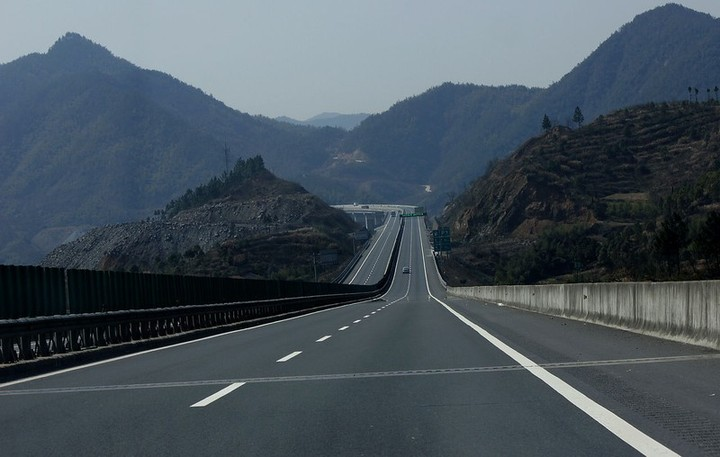
#> input picture highway.jpg, 720 x 457 px
$ jupyter execute lane-detection.ipynb
#> lines starting #> are read from the running program, lines starting #| are printed output that depends on the picture; after the words box and inside, x2 and y2 are one past the last pixel; in counts of white or black regions, pixels touching at a corner belong together
# 简单的车道线检测

##### 此notebook为首次尝试，主要目的熟悉使用opencv对图像做检测，选用了路况较为简单的高速路图片

[cell 1]
import matplotlib.pyplot as plt
import matplotlib.image as mplimg
import numpy as np
import cv2

## 1.原图

[cell 2]
img = mplimg.imread('highway.jpg')
#> img is the input picture: shape (457, 720, 3); mean R, G, B 71.3, 83.2, 92.4
plt.figure(figsize=(10,10))
plt.imshow(img)

## 2.灰度图

[cell 3]
'''
1.灰度图读出偏绿色，原因暂未知，如下代码可获得灰色图片：
    for i in range(375):
        for j in range(1242):
            img[i,j] = (img[i,j,0]+img[i,j,1]+img[i,j,2]) / 3
    print(img)
    plt.figure(figsize=(15,5))
    plt.imshow(img)
    gray = img
2.可用cv2.cvtColor()将原图转换为灰度图，但在做Canny edge detection时会报错"src_depth() == 0 in canny function"，原因暂未知。
'''

gray = cv2.imread('highway.jpg',cv2.IMREAD_GRAYSCALE)
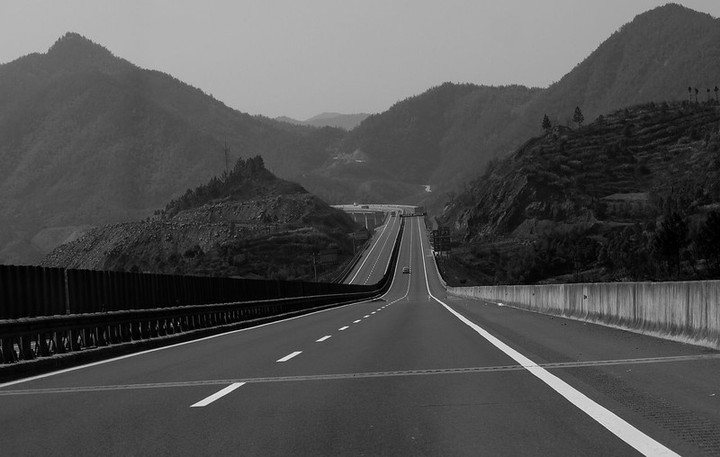
#> gray: shape (457, 720); min 0, max 248, mean 80.7
plt.figure(figsize=(10,10))
plt.imshow(gray)

## 3.高斯滤波

[cell 4]
blur_ksize = 5
blur_gray = cv2.GaussianBlur(gray, (blur_ksize, blur_ksize), 0, 0)
plt.figure(figsize=(10,10))
plt.imshow(blur_gray)

## 4.Canny边界检测

[cell 5]
canny_lthreshold = 10
canny_hthreshold = 150
edges = cv2.Canny(blur_gray, canny_lthreshold, canny_hthreshold)
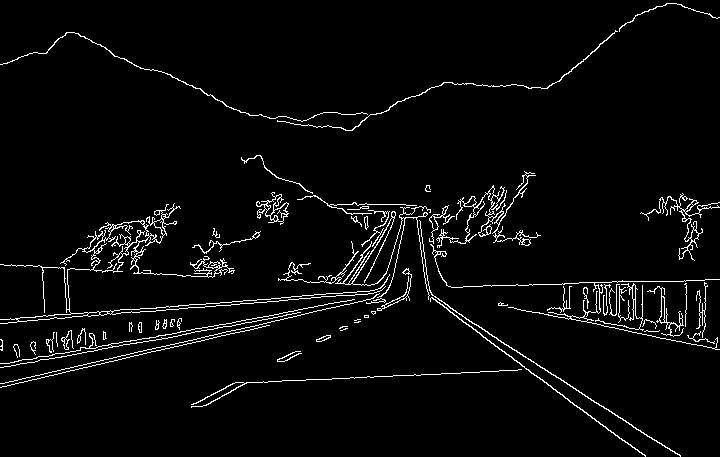
#> edges: shape (457, 720); 3.7% white in thin lines or dots
plt.figure(figsize=(10,10))
plt.imshow(edges)

## 5.Region of Interest (ROI)

[cell 6]
def roi_mask(img, vertices):

    mask = np.zeros_like(img)
    mask_color = 255
    cv2.fillPoly(mask,vertices,mask_color)
    masked_img = cv2.bitwise_and(img, mask)

    return masked_img

roi_vertices = np.array([[(0,edges.shape[0]),
                          (380,305),
                          (450,305),
                          (edges.shape[1],edges.shape[0])]])
roi_edges = roi_mask(edges, roi_vertices)
#> in roi_mask, `cv2.fillPoly(mask,vertices,mask_color)`:
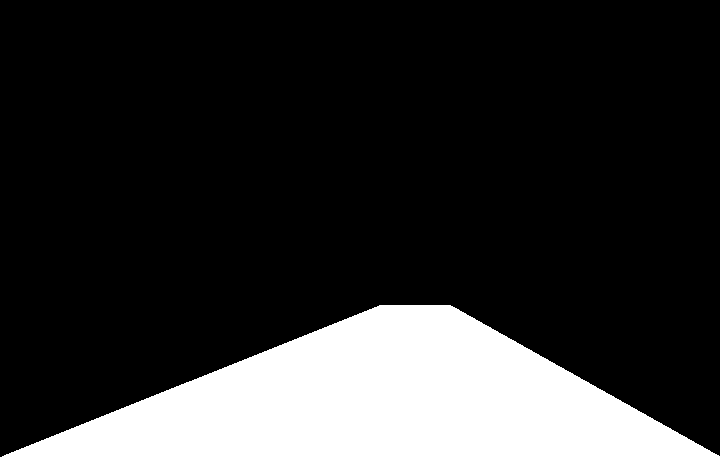
#> mask: shape (457, 720); 18.3% white; 1 white region, box (x1, y1, x2, y2) and area: (2, 305, 720, 457) 60136
#> in roi_mask, `masked_img = cv2.bitwise_and(img, mask)`:
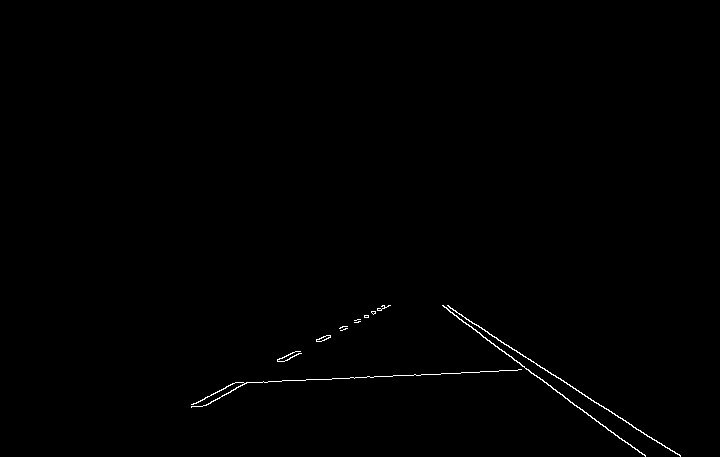
#> masked_img: shape (457, 720); 0.41% white in thin lines or dots, all inside (x1, y1, x2, y2) = (191, 305, 681, 457)

plt.figure(figsize=(10,10))
plt.imshow(roi_edges)

## 6.Hough Transformation

[cell 7]
rho = 1
theta = np.pi/180
threshold = 15
min_line_len = 40
max_line_gap = 20

def draw_lines(img, lines, color = (255, 0, 0), thickness = 2):
    for line in lines:
        for x1,y1,x2,y2 in line:
            cv2.line(img, (x1,y1), (x2,y2), color, thickness)

def hough_lines(img, rho, theta, threshold, min_line_len, max_line_gap):
    lines = cv2.HoughLinesP(img, rho, theta, threshold, np.array([]),
                            minLineLength=min_line_len,
                            maxLineGap=max_line_gap)
    print(lines.shape)
    print(img.shape)
    line_img = np.zeros((img.shape[0], img.shape[1], 3), dtype=np.uint8)
    draw_lines(line_img, lines)
    return line_img

line_img = hough_lines(roi_edges, rho, theta, threshold, min_line_len, max_line_gap)
#> in hough_lines, `lines = cv2.HoughLinesP(img, rho, theta, threshold, np.array([]), minL..`: lines = 14 rows, first 6: [302, 380, 544, 368], [447, 305, 675, 453], [504, 351, 639, 452], [442, 305, 619, 438], [278, 361, 389, 305], [193, 404, 236, 382]
#| (14, 1, 4)
#| (457, 720)
#> the loop in draw_lines, `for line in lines:` made 14 passes
#> line on passes 1 to 12: [[302, 380, 544, 368]], [[447, 305, 675, 453]], [[504, 351, 639, 452]], [[442, 305, 619, 438]], [[278, 361, 389, 305]], [[193, 404, 236, 382]], [[206, 405, 246, 382]], [[277, 361, 382, 305]], [[324, 340, 390, 305]], [[450, 308, 647, 436]], [[230, 384, 415, 374]], [[297, 351, 384, 305]]

plt.figure(figsize=(10,10))
plt.imshow(line_img)

## 7.对检测出的直线进行筛选和拟合

[cell 8]
def draw_fit_lines(img, lines, color = (255, 0, 0), thickness = 3):
    left_lines, right_lines = [], []
    for line in lines:
        for x1,y1,x2,y2 in line:
            k = (y2 - y1) / (x2 - x1)
            if k > 0:
                right_lines.append(line)
            else:
                left_lines.append(line)
    filtrate_lines(left_lines, 0.1)
    filtrate_lines(right_lines, 0.1)

    left_points = [(x1, y1) for line in left_lines for x1,y1,x2,y2 in line]
    left_points = left_points + [(x2, y2) for line in left_lines for x1,y1,x2,y2 in line]
    right_points = [(x1, y1) for line in right_lines for x1,y1,x2,y2 in line]
    right_points = right_points + [(x2, y2) for line in right_lines for x1,y1,x2,y2 in line]

    left_vtx = calc_lane_vertices(left_points, 310,img.shape[0])
    right_vtx = calc_lane_vertices(right_points, 310,img.shape[0])

    cv2.line(img, left_vtx[0], left_vtx[1], color, thickness)
    cv2.line(img, right_vtx[0], right_vtx[1], color, thickness)
    print('left_vtx:',left_vtx)
    print('right_vtx:',right_vtx)
def filtrate_lines(lines, threshold):
    slope = [(y2 - y1) / (x2 - x1) for line in lines for x1, y1, x2, y2 in line]
    while len(lines) > 0:
        mean = np.mean(slope)
        diff = [abs(s - mean) for s in slope]
        idx = np.argmax(diff)
        if diff[idx] > threshold:
            slope.pop(idx)
            lines.pop(idx)
        else:
            break

def calc_lane_vertices(point_list, ymin, ymax):
    x = [p[0] for p in point_list]
    y = [p[1] for p in point_list]
    fit = np.polyfit(y, x, 1)
    fit_fn = np.poly1d(fit)

    xmin = int(fit_fn(ymin))
    xmax = int(fit_fn(ymax))

    return [(xmin, ymin), (xmax, ymax)]

fit_img = np.zeros((img.shape[0], img.shape[1], 3), dtype=np.uint8)
lines = cv2.HoughLinesP(roi_edges, rho, theta, threshold, np.array([]),
                        minLineLength=min_line_len,
                        maxLineGap=max_line_gap)
draw_fit_lines(fit_img, lines)
#> the loop in draw_fit_lines, `for line in lines:` made 14 passes
#> after the loop in draw_fit_lines, `for line in lines:`: left_lines = [[[302, 380, 544, 368]], [[278, 361, 389, 305]], [[193, 404, 236, 382]], [[206, 405, 246, 382]], [[277, 361, 382, 305]], [[324, 340, 390, 305]], [[230, 384, 415, 374]], [[297, 351, 384, 305]], [[287, 360, 346, 326]]]; right_lines = [[[447, 305, 675, 453]], [[504, 351, 639, 452]], [[442, 305, 619, 438]], [[450, 308, 647, 436]], [[605, 426, 645, 456]]]
#> in filtrate_lines, `slope = [(y2 - y1) / (x2 - x1) for line in lines for x1, y1, x2, y2 in..`: slope = [-0.0496, -0.505, -0.512, -0.575, -0.533, -0.53, -0.0541, -0.529, -0.576]
#> the loop in filtrate_lines, `while len(lines) > 0:` made 3 passes
#> (mean, idx) on passes 1 to 2: (-0.429, 0), (-0.477, 5)
#> (mean, diff, idx) on pass 3: (-0.537, [0.0326, 0.0255, 0.0379, 0.00378, 0.00681, 0.00838, 0.0392], 6)
#> after the loop in filtrate_lines, `while len(lines) > 0:`: lines = [[[278, 361, 389, 305]], [[193, 404, 236, 382]], [[206, 405, 246, 382]], [[277, 361, 382, 305]], [[324, 340, 390, 305]], [[297, 351, 384, 305]], [[287, 360, 346, 326]]]; slope = [-0.505, -0.512, -0.575, -0.533, -0.53, -0.529, -0.576]
#> the loop in filtrate_lines (call 2), `while len(lines) > 0:` made 1 pass
#> (mean, diff, idx) on pass 1: (0.71, [0.0606, 0.0385, 0.0417, 0.0599, 0.0403], 0)
#> in draw_fit_lines, `left_points = [(x1, y1) for line in left_lines for x1,y1,x2,y2 in line]`: left_points = [(278, 361), (193, 404), (206, 405), (277, 361), (324, 340), (297, 351), (287, 360)]
#> in draw_fit_lines, `left_points = left_points + [(x2, y2) for line in left_lines for x1,y1..`: left_points = [(278, 361), (193, 404), (206, 405), (277, 361), (324, 340), (297, 351), (287, 360), (389, 305), (236, 382), (246, 382), (382, 305), (390, 305), (384, 305), (346, 326)]
#> in draw_fit_lines, `right_points = [(x1, y1) for line in right_lines for x1,y1,x2,y2 in li..`: right_points = [(447, 305), (504, 351), (442, 305), (450, 308), (605, 426)]
#> in draw_fit_lines, `right_points = right_points + [(x2, y2) for line in right_lines for x1..`: right_points = [(447, 305), (504, 351), (442, 305), (450, 308), (605, 426), (675, 453), (639, 452), (619, 438), (647, 436), (645, 456)]
#> in calc_lane_vertices, `x = [p[0] for p in point_list]`: x = [278, 193, 206, 277, 324, 297, 287, 389, 236, 246, 382, 390, 384, 346]
#> in calc_lane_vertices, `y = [p[1] for p in point_list]`: y = [361, 404, 405, 361, 340, 351, 360, 305, 382, 382, 305, 305, 305, 326]
#> in calc_lane_vertices, `fit = np.polyfit(y, x, 1)`: fit = [-1.88, 960.4]
#> in calc_lane_vertices, `xmin = int(fit_fn(ymin))`: xmin = 376
#> in calc_lane_vertices, `xmax = int(fit_fn(ymax))`: xmax = 99
#> in draw_fit_lines, `left_vtx = calc_lane_vertices(left_points, 310,img.shape[0])`: left_vtx = [(376, 310), (99, 457)]
#> in draw_fit_lines, `right_vtx = calc_lane_vertices(right_points, 310,img.shape[0])`: right_vtx = [(450, 310), (657, 457)]
#> in draw_fit_lines, `cv2.line(img, right_vtx[0], right_vtx[1], color, thickness)`:
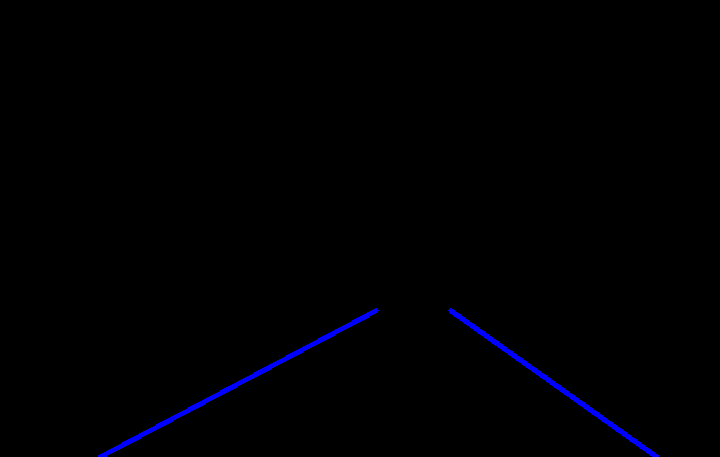
#> img: shape (457, 720, 3); mean of channels 0, 1, 2 2.2, 0, 0; drawn as B, G, R
#| left_vtx: [(376, 310), (99, 457)]
#| right_vtx: [(450, 310), (657, 457)]

plt.figure(figsize=(10,10))
plt.imshow(fit_img)

## 8.与原图叠加

[cell 9]
done_img = cv2.addWeighted(img, 0.8, fit_img, 1, 0)
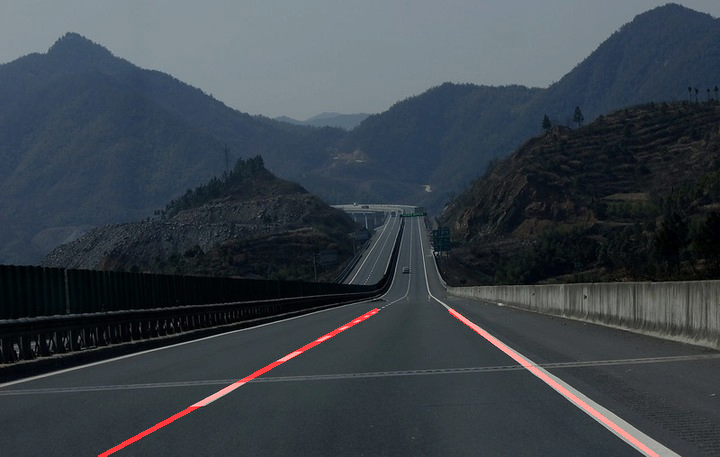
#> done_img: shape (457, 720, 3); mean R, G, B 58.3, 66.6, 73.9
plt.figure(figsize=(10,10))
plt.imshow(done_img)
